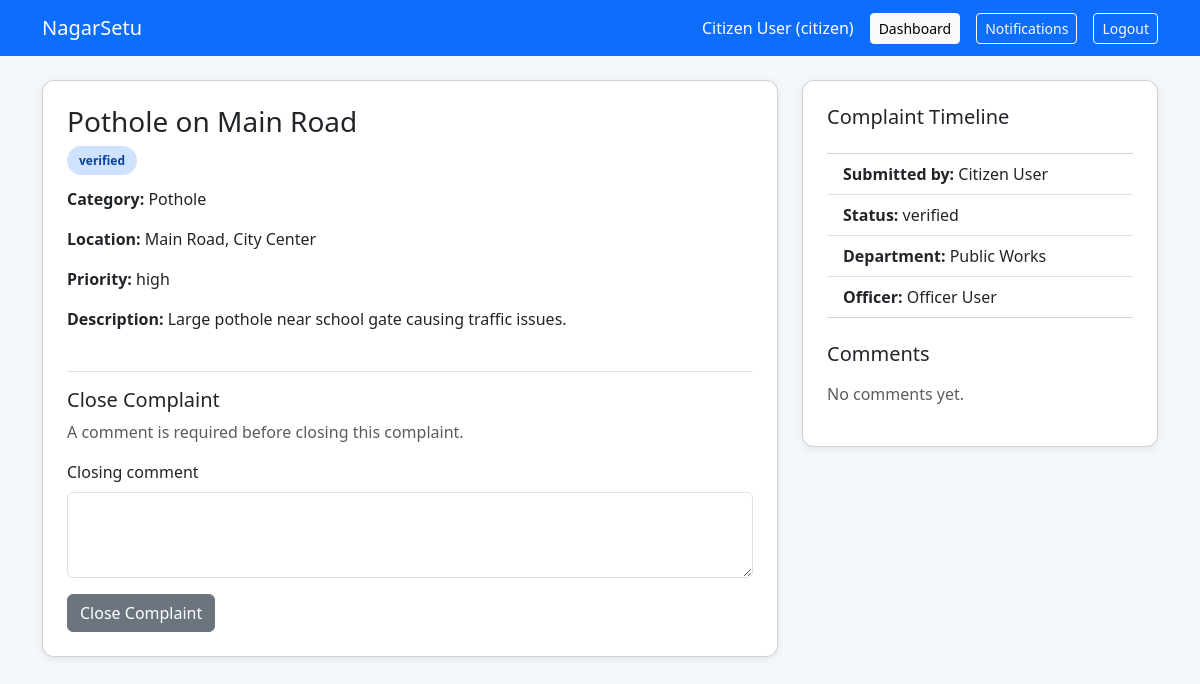
Page /complaint/1 (signed in) on the committed database.
### app.py (models this page shows, shortened)
class User(db.Model):
    id = db.Column(db.Integer, primary_key=True)
    name = db.Column(db.String(100), nullable=False)
    email = db.Column(db.String(100), unique=True, nullable=False)
    password_hash = db.Column(db.String(200), nullable=False)
    role = db.Column(db.String(20), default='citizen')
    phone = db.Column(db.String(30), default='')

class Complaint(db.Model):
    id = db.Column(db.Integer, primary_key=True)
    title = db.Column(db.String(200), nullable=False)
    description = db.Column(db.Text, nullable=False)
    category = db.Column(db.String(50), nullable=False)
    status = db.Column(db.String(30), default='submitted')
    priority = db.Column(db.String(20), default='medium')
    location = db.Column(db.String(200), default='')
    citizen_id = db.Column(db.Integer, db.ForeignKey('user.id'), nullable=False)
    department_id = db.Column(db.Integer, db.ForeignKey('department.id'), nullable=True)
    officer_id = db.Column(db.Integer, db.ForeignKey('user.id'), nullable=True)
    created_at = db.Column(db.DateTime, default=datetime.utcnow)
    resolved_at = db.Column(db.DateTime, nullable=True)
    citizen = db.relationship('User', foreign_keys=[citizen_id])
    officer = db.relationship('User', foreign_keys=[officer_id])
    department = db.relationship('Department')
    photos = db.relationship('ComplaintPhoto', backref='complaint', lazy=True, cascade='all, delete-orphan')
    comments = db.relationship('ComplaintComment', backref='complaint', lazy=True, cascade='all, delete-orphan')

class Department(db.Model):
    id = db.Column(db.Integer, primary_key=True)
    name = db.Column(db.String(100), nullable=False)
    code = db.Column(db.String(20), unique=True, nullable=False)
    description = db.Column(db.Text, default='')

### app.py (the view)
        def decorated(*args, **kwargs):
            user_id = session.get('user_id')
            if not user_id:
                flash('Please login first.', 'danger')
                return redirect(url_for('login'))
            user = db.session.get(User, user_id)
            if not user:
                session.clear()
                flash('User session invalid.', 'danger')
                return redirect(url_for('login'))
            if role and user.role != role:
                flash('Access denied.', 'danger')
                return redirect(url_for('dashboard'))
            return fn(user, *args, **kwargs)

### app.py (called while the page is built, shortened)
def login_required(role=None):
    def wrapper(fn):
        def decorated(*args, **kwargs):
            user_id = session.get('user_id')
            if not user_id:
                flash('Please login first.', 'danger')
                return redirect(url_for('login'))
            user = db.session.get(User, user_id)
            if not user:
                session.clear()
                flash('User session invalid.', 'danger')
                return redirect(url_for('login'))
            if role and user.role != role:
                flash('Access denied.', 'danger')
                return redirect(url_for('dashboard'))
            return fn(user, *args, **kwargs)
        decorated.__name__ = fn.__name__
        return decorated
    return wrapper

def get_csrf_token():
    if 'csrf_token' not in session:
        session['csrf_token'] = secrets.token_urlsafe(32)
    return session['csrf_token']

@app.before_request
def csrf_protect():
    if request.method == 'POST':
        submitted_token = request.form.get('_csrf_token', '')
        expected_token = session.get('csrf_token', '')
        if not expected_token or not hmac.compare_digest(submitted_token, expected_token):
            abort(400, description='Invalid or missing form security token.')

@app.route('/complaint/<int:complaint_id>', methods=['GET', 'POST'])
@login_required()
def complaint_detail(user, complaint_id):
    complaint = Complaint.query.get_or_404(complaint_id)
    can_view = user.role == 'admin' or complaint.citizen_id == user.id or complaint.officer_id == user.id
    if not can_view:
        flash('Access denied.', 'danger')
        return redirect(url_for('dashboard'))
    officers = User.query.filter_by(role='officer').all()
    departments = Department.query.all()
    return render_template('complaint_detail.html', complaint=complaint, user=user, officers=officers, departments=departments)

@app.context_processor
def inject_user():
    user = None
    if 'user_id' in session:
        user = db.session.get(User, session['user_id'])
    return dict(current_user=user, csrf_token=get_csrf_token())

### templates/complaint_detail.html (shortened to what this page needs)
{% extends 'base.html' %}
{% block content %}
<div class="row">
    <div class="col-md-8">
        <div class="card p-4">
            <h3>{{ complaint.title }}</h3>
            <div class="mb-3">
                <span class="status-pill status-{{ complaint.status|replace(' ', '_') }}">{{ complaint.status }}</span>
            </div>
            <p><strong>Category:</strong> {{ complaint.category }}</p>
            <p><strong>Location:</strong> {{ complaint.location or 'Not provided' }}</p>
            <p><strong>Priority:</strong> {{ complaint.priority }}</p>
            <p><strong>Description:</strong> {{ complaint.description }}</p>
            {% if current_user.role in ['admin', 'citizen'] and complaint.status != 'closed' and (current_user.role == 'admin' or complaint.citizen_id == current_user.id) %}
                <form method="POST" class="mt-4 border-top pt-3">
                    <h5>Close Complaint</h5>
                    <p class="text-muted">A comment is required before closing this complaint.</p>
                    <div class="mb-3">
                        <label class="form-label">Closing comment</label>
                        <textarea class="form-control" name="close_comment" rows="3" required></textarea>
                    </div>
                    <button class="btn btn-secondary">Close Complaint</button>
                </form>
            {% endif %}
        </div>
    </div>
    <div class="col-md-4">
        <div class="card p-4">
            <h5>Complaint Timeline</h5>
            <ul class="list-group list-group-flush mt-3">
                <li class="list-group-item"><strong>Submitted by:</strong> {{ complaint.citizen.name }}</li>
                <li class="list-group-item"><strong>Status:</strong> {{ complaint.status }}</li>
                <li class="list-group-item"><strong>Department:</strong> {{ complaint.department.name if complaint.department else 'Not assigned' }}</li>
                <li class="list-group-item"><strong>Officer:</strong> {{ complaint.officer.name if complaint.officer else 'Unassigned' }}</li>
            </ul>
            <h5 class="mt-4">Comments</h5>
            {% for comment in complaint.comments|sort(attribute='created_at') %}
                <div class="border rounded p-2 mt-2">
                    <strong>{{ comment.user.name }}</strong>
                    <small class="text-muted">({{ comment.user.role }})</small>
                    <p class="mb-0">{{ comment.text }}</p>
                </div>
            {% else %}
                <p class="text-muted mt-2">No comments yet.</p>
            {% endfor %}
        </div>
    </div>
</div>
{% endblock %}

### templates/base.html (shortened to what this page needs)
<!DOCTYPE html>
<html lang="en">
<head>
    <link href="https://cdn.jsdelivr.net/npm/bootstrap@5.3.3/dist/css/bootstrap.min.css" rel="stylesheet">
</head>
<body>
    <nav class="navbar navbar-expand-lg navbar-dark">
        <div class="container">
            <a class="navbar-brand" href="{{ url_for('index') }}">NagarSetu</a>
            <div class="ms-auto d-flex align-items-center gap-3">
                {% if current_user %}
                    <span class="text-white">{{ current_user.name }} ({{ current_user.role }})</span>
                    <a href="{{ url_for('dashboard') }}" class="btn btn-light btn-sm">Dashboard</a>
                    <a href="{{ url_for('notifications') }}" class="btn btn-outline-light btn-sm">Notifications</a>
                    <a href="{{ url_for('logout') }}" class="btn btn-outline-light btn-sm">Logout</a>
                {% else %}
                    <a href="{{ url_for('login') }}" class="btn btn-light btn-sm">Login</a>
                    <a href="{{ url_for('register') }}" class="btn btn-outline-light btn-sm">Register</a>
                {% endif %}
            </div>
        </div>
    </nav>
    <div class="container py-4">
        {% block content %}{% endblock %}
    </div>
</body>
</html>

### templates/base.html (style rules this page uses)
body { background: #f4f7fb; }
.navbar { background: #0d6efd; }
.card { box-shadow: 0 2px 8px rgba(0,0,0,.08); border-radius: 12px; }
.status-pill { padding: 6px 12px; border-radius: 999px; font-size: 12px; font-weight: bold; }
.status-verified { background: #cfe2ff; color: #084298; }

### rows in the picture
User: name "Citizen User", role "citizen", citizen.name "Citizen User"
Complaint: title "Pothole on Main Road", status "verified", category "Pothole", location "Main Road, City Center", priority "high", description "Large pothole near school gate causing traffic issues."
Department: department "Public Works"
User: officer "Officer User"
